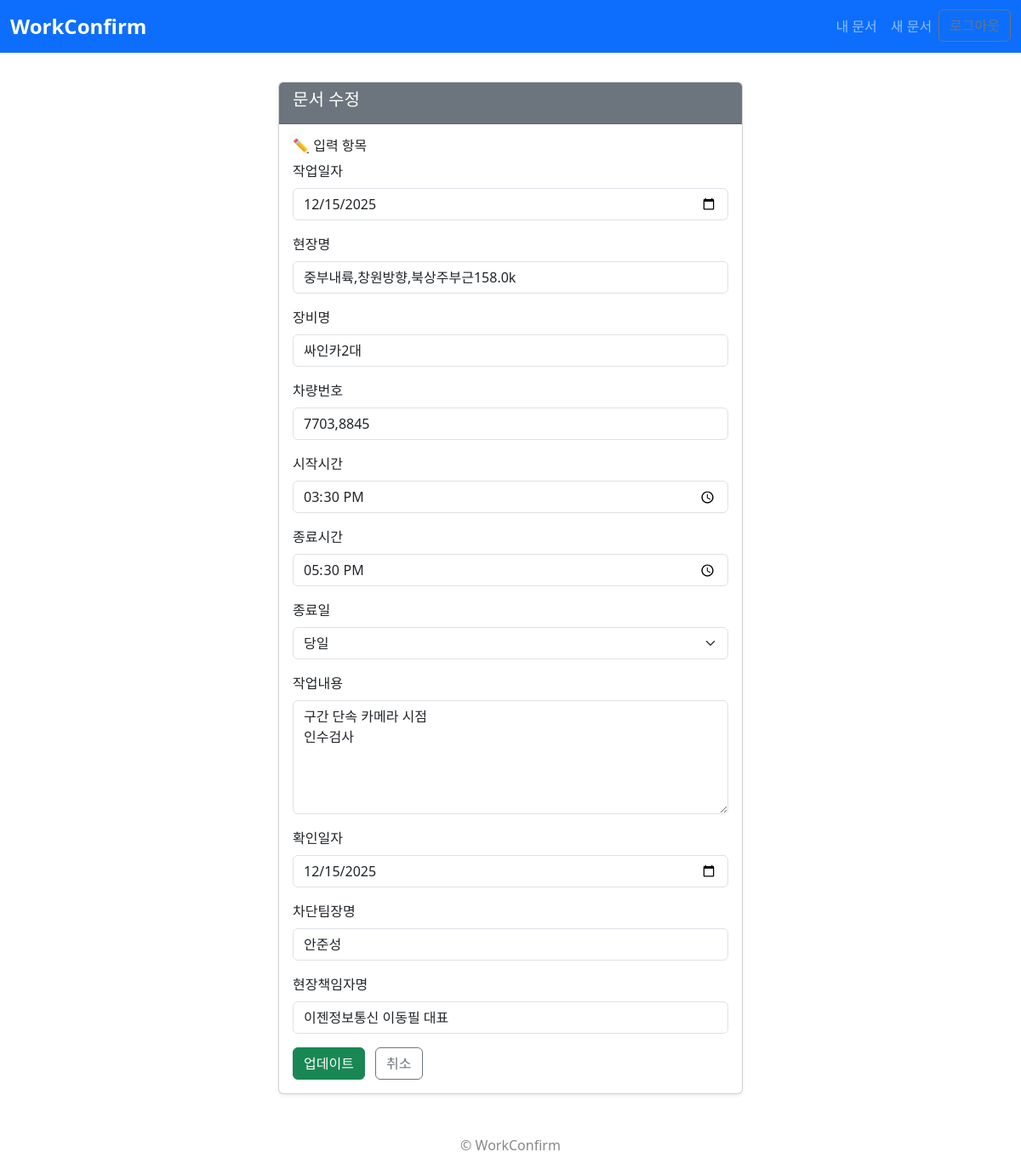
Screenshot of /228/edit/ (signed in) with the database file from the repository.
### app/models.py (models this page shows, shortened)
class WorkFormEntry(models.Model):
    document = models.ForeignKey(
        WorkFormDocument,
        on_delete=models.CASCADE,
        related_name='entries'
    )
    work_date    = models.DateField('작업일자')
    location     = models.CharField('현장명', max_length=100)
    device       = models.CharField('장비명', max_length=100)
    carno        = models.CharField('차량번호', max_length=100, blank=True)
    start_time   = models.TimeField('시작시간')
    end_time     = models.TimeField('종료시간')
    end_day      = models.CharField('종료일', max_length=10, choices=DAY_CHOICES, default='same')
    work_content = models.TextField('작업내용')
    confirm_date = models.DateField('확인일자')
    cert_17      = models.CharField('차단팀장명', max_length=100, blank=True)
    cert_18      = models.CharField('현장책임자명', max_length=100, blank=True)
    created_at   = models.DateTimeField(auto_now_add=True)
    class Meta:
        ordering = ['-created_at']

### app/views.py (the view)
# urls.py: path('<int:pk>/edit/', views.document_edit,   name='document_edit'),
@login_required
def document_edit(request, pk):
    doc   = get_object_or_404(WorkFormDocument, pk=pk, user=request.user)
    entry = doc.entries.first()
    if request.method == "POST":
        form = EntryForm(request.POST, instance=entry)
        if form.is_valid():
            raw = form.cleaned_data
            user_folder = sanitize_filename(request.user.username)
            old_dir = os.path.join(settings.MEDIA_ROOT, settings.BASE_STORAGE, user_folder, doc.folder_name)
            if os.path.isdir(old_dir):
                shutil.rmtree(old_dir)
            ts = timezone.now().strftime("%Y%m%d_%H%M%S")
            slug = sanitize_filename(raw["location"])
            folder_name = f"{ts}_{slug}"
            save_dir = os.path.join(settings.MEDIA_ROOT, settings.BASE_STORAGE, user_folder, folder_name)
            os.makedirs(save_dir, exist_ok=True)
            date_str  = raw["work_date"].strftime("%Y%m%d")
            docx_name = f"{date_str}_{slug}_작업확인서.docx"
            docx_path = os.path.join(save_dir, docx_name)
            img_name  = f"{date_str}_{slug}_preview.jpg"
            img_path  = os.path.join(save_dir, img_name)
            try:
                tpl = DocxTemplate(os.path.join(settings.BASE_DIR, "config/작업확인서.docx"))
                tpl.render(create_context(raw))
                tpl.save(docx_path)
                pdf_path = convert_docx_to_pdf(docx_path)
                generate_preview_image(pdf_path, img_path)
                os.remove(pdf_path)
                rel_dir = os.path.join(settings.BASE_STORAGE, user_folder, folder_name)
                with transaction.atomic():
                    doc.folder_name        = folder_name
                    doc.docx_file.name     = os.path.join(rel_dir, docx_name)
                    doc.preview_image.name = os.path.join(rel_dir, img_name)
                    doc.save()
                    form.save()
                messages.success(request, "작업확인서가 성공적으로 수정되었습니다.")
                return redirect("document_detail", pk=doc.pk)
            except subprocess.CalledProcessError:
                messages.error(request, "PDF 변환 중 오류가 발생했습니다.")
            except Exception as e:
                logger.error(e, exc_info=True)
                messages.error(request, f"수정 중 오류가 발생했습니다: {e}")
        else:
            messages.error(request, "입력 내용을 확인해주세요.")
    else:
        form = EntryForm(instance=entry)
    return render(request, "app/edit.html", {
        "form": form,
        "doc":  doc,
        "mode": "수정",
    })

### app/templates/app/edit.html (shortened to what this page needs)
{% extends 'app/base.html' %}
{% load widget_tweaks %}
{% block content %}
<div class="row justify-content-center mt-4">
  <div class="col-md-6">
    <div class="card shadow-sm">
      <div class="card-header bg-secondary text-white">
        <h5>문서 {{ mode }}</h5>
      </div>
      <div class="card-body">
        <form id="update-form" method="post" novalidate>
          <h6>✏️ 입력 항목</h6>
          {% for field in form %}
            <div class="mb-3">
              <label for="{{ field.id_for_label }}" class="form-label">{{ field.label }}</label>
              {{ field|add_class:"form-control" }}
            </div>
          {% endfor %}
          <button id="update-button" type="submit" class="btn btn-success">
            업데이트
          </button>
          <a href="{% url 'document_detail' doc.pk %}" class="btn btn-outline-secondary ms-2">
            취소
          </a>
        </form>
      </div>
    </div>
  </div>
</div>
{% endblock %}

### app/templates/app/base.html (style rules this page uses)
body { padding-top: 4.5rem; }

### rows the page displays
WorkFormEntry: form "12/15/2025" "중부내륙,창원방향,북상주부근158.0k" "싸인카2대" "7703,8845" "15:30:00" "17:30:00" "당일" "구간 단속 카메라 시점 인수검사" "12/15/2025" "안준성" "이젠정보통신 이동필 대표"

### other values shown
{{ mode }} "수정"
{{ field.label }} "작업일자" "현장명" "장비명" "차량번호" "시작시간" "종료시간" "종료일" "작업내용" "확인일자" "차단팀장명" "현장책임자명"
